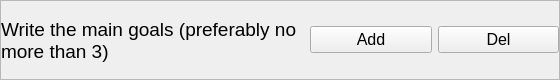
               <widget class="QFrame" name="frame_7">
                <property name="sizePolicy">
                 <sizepolicy hsizetype="Preferred" vsizetype="Preferred">
                  <horstretch>0</horstretch>
                  <verstretch>0</verstretch>
                 </sizepolicy>
                </property>
                <property name="minimumSize">
                 <size>
                  <width>560</width>
                  <height>80</height>
                 </size>
                </property>
                <property name="maximumSize">
                 <size>
                  <width>580</width>
                  <height>80</height>
                 </size>
                </property>
                <property name="frameShape">
                 <enum>QFrame::StyledPanel</enum>
                </property>
                <property name="frameShadow">
                 <enum>QFrame::Raised</enum>
                </property>
                <layout class="QHBoxLayout" name="horizontalLayout_5" stretch="5,2,2">
                 <property name="leftMargin">
                  <number>0</number>
                 </property>
                 <property name="topMargin">
                  <number>0</number>
                 </property>
                 <property name="rightMargin">
                  <number>0</number>
                 </property>
                 <property name="bottomMargin">
                  <number>0</number>
                 </property>
                 <item>
                  <widget class="QLabel" name="label_3">
                   <property name="font">
                    <font>
                     <pointsize>14</pointsize>
                    </font>
                   </property>
                   <property name="text">
                    <string>Write the main goals (preferably no more than 3)</string>
                   </property>
                   <property name="scaledContents">
                    <bool>false</bool>
                   </property>
                   <property name="wordWrap">
                    <bool>true</bool>
                   </property>
                  </widget>
                 </item>
                 <item>
                  <widget class="QPushButton" name="pushButton">
                   <property name="minimumSize">
                    <size>
                     <width>100</width>
                     <height>0</height>
                    </size>
                   </property>
                   <property name="maximumSize">
                    <size>
                     <width>150</width>
                     <height>16777215</height>
                    </size>
                   </property>
                   <property name="font">
                    <font>
                     <pointsize>12</pointsize>
                    </font>
                   </property>
                   <property name="text">
                    <string>Add</string>
                   </property>
                  </widget>
                 </item>
                 <item>
                  <widget class="QPushButton" name="pushButton_2">
                   <property name="minimumSize">
                    <size>
                     <width>100</width>
                     <height>0</height>
                    </size>
                   </property>
                   <property name="maximumSize">
                    <size>
                     <width>150</width>
                     <height>16777215</height>
                    </size>
                   </property>
                   <property name="font">
                    <font>
                     <pointsize>12</pointsize>
                     <weight>50</weight>
                     <bold>false</bold>
                    </font>
                   </property>
                   <property name="text">
                    <string>Del</string>
                   </property>
                  </widget>
                 </item>
                </layout>
               </widget>
